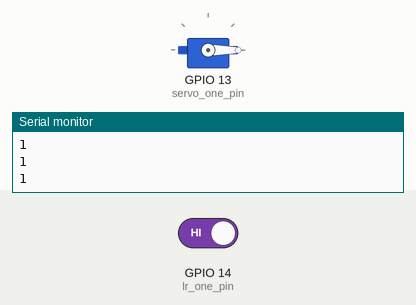
Simulated run of this sketch. Board: ESP32. On the bench: servo, the last lines printed to the serial monitor. The inputs (shaded band) are chosen by the test bench; at power-on: GPIO 14 (lr_one_pin) HIGH.

Above: at 1.2 s.
1.3 s: GPIO 14 (lr_one_pin) driven LOW
At 4.1 s:
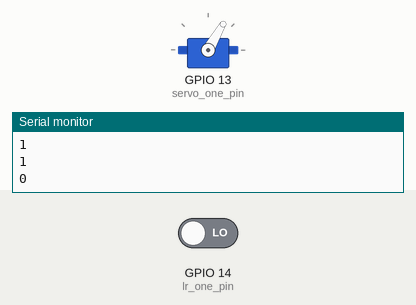
4.3 s: GPIO 14 (lr_one_pin) driven HIGH
Timing chart, 0 to 13.3 s (numbered marks = the images above; inputs shaded):
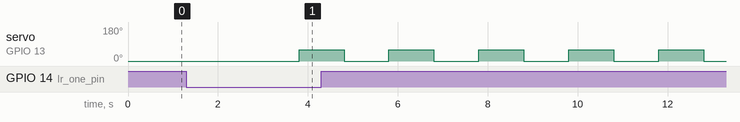

Measured:
- after the input at 1.3 s, servo on GPIO 13 (servo_one_pin): 0° → 60° after 2.5 s

The sketch:

targets.ino
```cpp
// TODO: Wait for start signal from RFID before starting "wobbler()" program
// TODO: Make second program

#include <ESP32Servo.h>

Servo servo_one;
int servo_one_pin = 13;

int lr_one_pin = 14;

void setup() {
    servo_one.attach(servo_one_pin);
    servo_one.write(0);

    pinMode(lr_one_pin, INPUT);

    Serial.begin(9600);
}

bool is_wobbler_active = false;

void loop() {
    bool lr_value = digitalRead(lr_one_pin);

    Serial.println(lr_value);

    if (lr_value == 0) {
        is_wobbler_active = !is_wobbler_active;
        delay(1500);
    }

    if (is_wobbler_active) {
        servo_one.write(0);
        delay(1000);
        servo_one.write(60);
        delay(1000);
    }
}

void wobbler(Servo target_servo, int min_degrees, int max_degrees)
{
    for (int i = 0; i < 100; i++)
    {
        sweep_servo(target_servo, i, min_degrees, max_degrees);
    }

    target_servo.write(90);
}

void sweep_servo(Servo target_servo, int time_delay, int min_degrees, int max_degrees) {
    for (int i = max_degrees; i > min_degrees; i -= 10) {
        target_servo.write(i);
        delay(time_delay);
    }

    for (int i = min_degrees; i < max_degrees; i += 10) {
        target_servo.write(i);
        delay(time_delay);
    }
}
```
